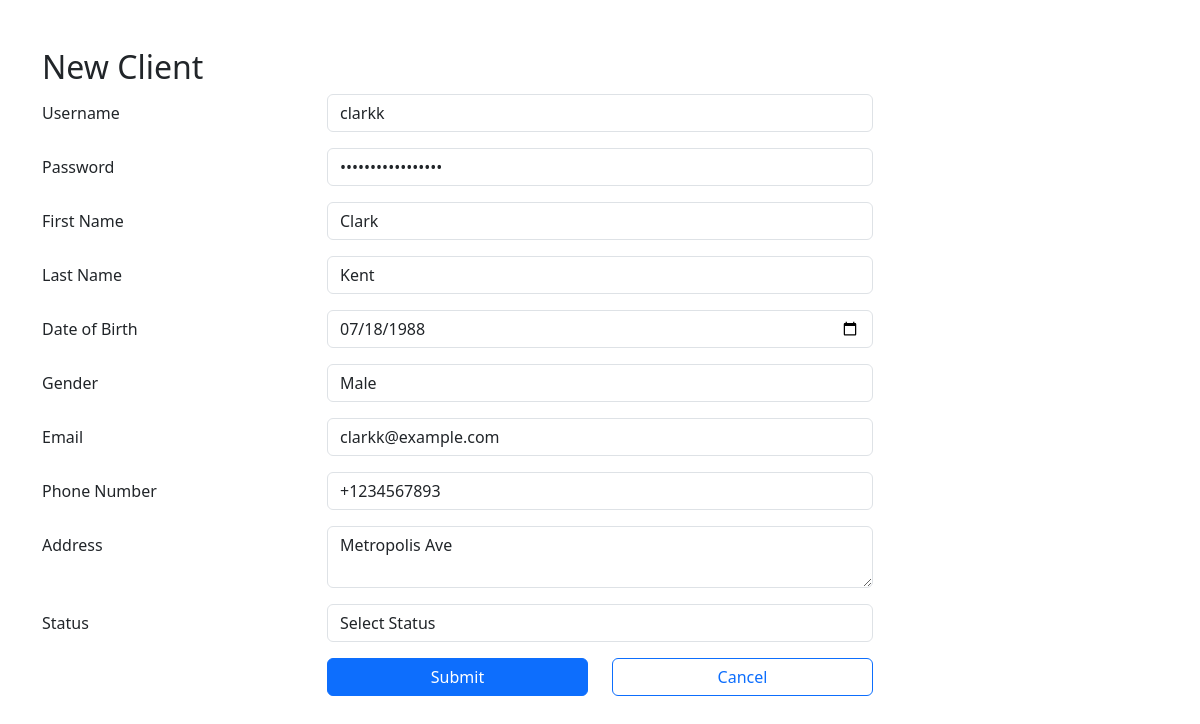
/admin/edit_client.php?UserID=4, run on an earlier commit of the app's database.
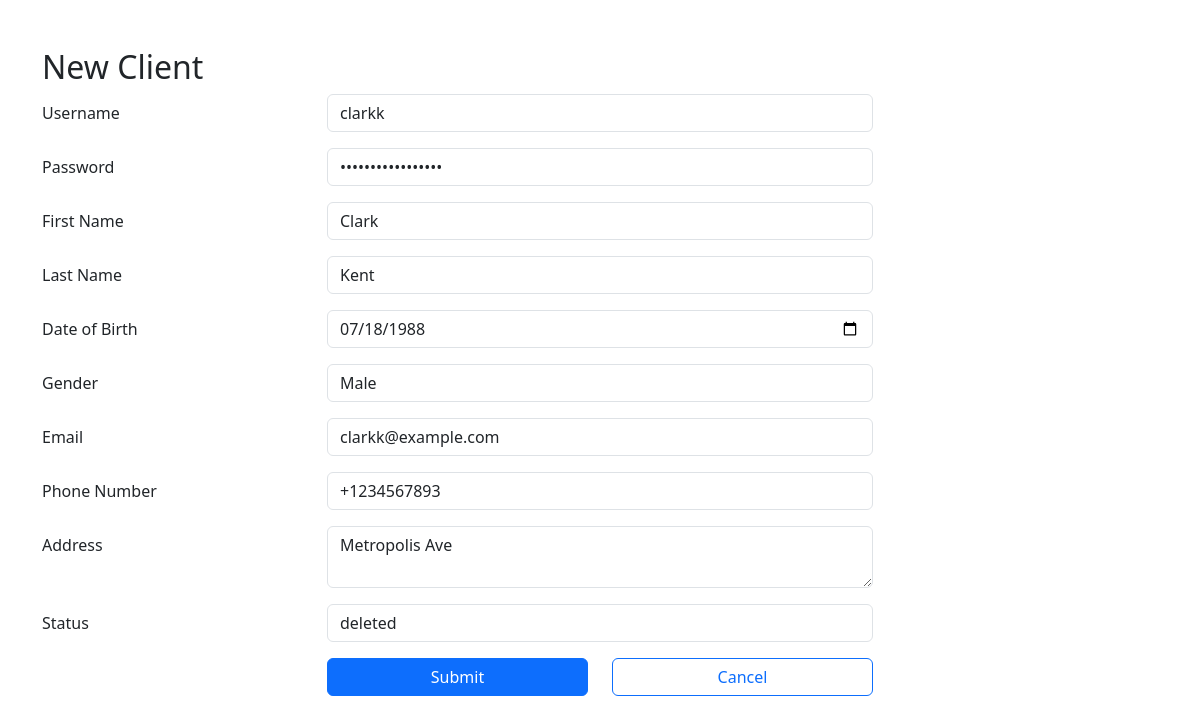
And on a later commit of the database.
### tables this page shows
CREATE TABLE Users (
    UserID INT AUTO_INCREMENT PRIMARY KEY, 
    Username VARCHAR(32) NOT NULL UNIQUE CHECK (Username REGEXP '^[a-zA-Z0-9_]{3,32}$'), 
    Password VARCHAR(255) NOT NULL,
    Creation_Date TIMESTAMP DEFAULT CURRENT_TIMESTAMP, 
    First_Name VARCHAR(64) NOT NULL CHECK (First_Name REGEXP '^[A-Za-z]+$'), 
    Last_Name VARCHAR(64) NOT NULL CHECK (Last_Name REGEXP '^[A-Za-z]+$'), 
    Date_of_Birth DATE NOT NULL, 
    Gender ENUM('male', 'female') NOT NULL, 
    Email VARCHAR(64) NOT NULL UNIQUE CHECK (Email REGEXP '^[a-zA-Z0-9._%+-]+@[a-zA-Z0-9.-]+\\.[a-zA-Z]{2,}$'), 
    Phone_Number VARCHAR(15) NOT NULL UNIQUE CHECK (Phone_Number REGEXP '^\\+?[0-9]{7,15}$'), 
    Address VARCHAR(255) NOT NULL,
    Status Enum('active', 'deleted') NOT NULL DEFAULT 'active'
);

### admin/edit_client.php (the view, shortened to what this page needs)
<?php
$servername = "localhost";
$username = "root";
$password = "";
$database = "pos_db";
$connection = new mysqli($servername, $username, $password, $database);
$username = "";
$password = "";
$first_name = "";
$last_name = "";
$dob = "";
$gender = "";
$email = "";
$phone_num = "";
$address = "";
$status = "";
if ( $_SERVER['REQUEST_METHOD'] == 'GET' ) {
    $UserID = $_GET["UserID"];
    $sql = "SELECT * FROM Users WHERE UserID=$UserID";
    $result = $connection->query($sql);
    $row = $result->fetch_assoc();
    $username   =  $row["Username"];
    $password   =  $row["Password"];
    $first_name =  $row["First_Name"];
    $last_name  =  $row["Last_Name"];
    $dob        =  $row["Date_of_Birth"];
    $gender     =  $row["Gender"];
    $email      =  $row["Email"];
    $phone_num  =  $row["Phone_Number"];
    $address    =  $row["Address"];
    $status     =  $row["Status"];
}
?>
<!DOCTYPE html>
<html lang="en">
<head>
    <link href="https://cdn.jsdelivr.net/npm/bootstrap@5.3.3/dist/css/bootstrap.min.css" rel="stylesheet">
</head>
<body>
    <div class="container my-5">
        <h2>New Client</h2>
        <form method="post">
            <div class="row mb-3">
                <label class="col-sm-3 col-form-label">Username</label>
                <div class="col-sm-6">
                    <input type="text" class="form-control" name="Username" value="<?php echo $username; ?>" required>
                </div>
            </div>
            <div class="row mb-3">
                <label class="col-sm-3 col-form-label">Password</label>
                <div class="col-sm-6">
                    <input type="password" class="form-control" name="Password" value="<?php echo $password; ?>" required>
                </div>
            </div>
            <div class="row mb-3">
                <label class="col-sm-3 col-form-label">First Name</label>
                <div class="col-sm-6">
                    <input type="text" class="form-control" name="First_Name" value="<?php echo $first_name; ?>" required>
                </div>
            </div>
            <div class="row mb-3">
                <label class="col-sm-3 col-form-label">Last Name</label>
                <div class="col-sm-6">
                    <input type="text" class="form-control" name="Last_Name" value="<?php echo $last_name; ?>" required>
                </div>
            </div>
            <div class="row mb-3">
                <label class="col-sm-3 col-form-label">Date of Birth</label>
                <div class="col-sm-6">
                    <input type="date" class="form-control" name="Date_of_Birth" value="<?php echo $dob; ?>" required>
                </div>
            </div>
            <div class="row mb-3">
                <label class="col-sm-3 col-form-label">Gender</label>
                <div class="col-sm-6">
                    <select class="form-control" name="Gender" required>
                        <option value="male" <?php echo $gender == 'male' ? 'selected' : ''; ?>>Male</option>
                    </select>
                </div>
            </div>
            <div class="row mb-3">
                <label class="col-sm-3 col-form-label">Email</label>
                <div class="col-sm-6">
                    <input type="email" class="form-control" name="Email" value="<?php echo $email; ?>" required>
                </div>
            </div>
            <div class="row mb-3">
                <label class="col-sm-3 col-form-label">Phone Number</label>
                <div class="col-sm-6">
                    <input type="tel" class="form-control" name="Phone_Number" value="<?php echo $phone_num; ?>" required>
                </div>
            </div>
            <div class="row mb-3">
                <label class="col-sm-3 col-form-label">Address</label>
                <div class="col-sm-6">
                    <textarea class="form-control" name="Address" required><?php echo $address; ?></textarea>
                </div>
            </div>
            <div class="row mb-3">
                <label class="col-sm-3 col-form-label">Status</label>
                <div class="col-sm-6">
                    <select class="form-control" name="Status" required>
                        <option value="">Select Status</option>
                        <option value="deleted" <?php echo $status == 'deleted' ? 'selected' : ''; ?>>deleted</option>
                    </select>
                </div>
            </div>
            <div class="row mb-3">
                <div class="offset-sm-3 col-sm-3 d-grid">
                    <button type="submit" class="btn btn-primary">Submit</button>
                </div>
                <div class="col-sm-3 d-grid">
                    <a class="btn btn-outline-primary" href="/POS/admin/read_clients.php" role="button">Cancel</a>
                </div>
            </div>
        </form>
    </div>
</body>
</html>

What changed in the data, as far as the page shows it:
changed users "clarkk": Status (not shown) → "deleted"
Also different on the page:
form field Status: "Select Status" → (not shown)
